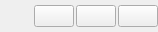
<?xml version="1.0" encoding="UTF-8"?>
<ui version="4.0">
 <class>MainWidgetTitle</class>
 <widget class="QWidget" name="MainWidgetTitle">
  <property name="geometry">
   <rect>
    <x>0</x>
    <y>0</y>
    <width>158</width>
    <height>32</height>
   </rect>
  </property>
  <property name="windowTitle">
   <string>Form</string>
  </property>
  <layout class="QGridLayout" name="gridLayout">
   <property name="leftMargin">
    <number>0</number>
   </property>
   <property name="topMargin">
    <number>0</number>
   </property>
   <property name="rightMargin">
    <number>0</number>
   </property>
   <property name="bottomMargin">
    <number>0</number>
   </property>
   <property name="spacing">
    <number>0</number>
   </property>
   <item row="0" column="0">
    <widget class="QWidget" name="widget" native="true">
     <property name="styleSheet">
      <string notr="true"/>
     </property>
     <layout class="QHBoxLayout" name="horizontalLayout">
      <property name="spacing">
       <number>2</number>
      </property>
      <property name="leftMargin">
       <number>14</number>
      </property>
      <property name="topMargin">
       <number>0</number>
      </property>
      <property name="rightMargin">
       <number>0</number>
      </property>
      <property name="bottomMargin">
       <number>0</number>
      </property>
      <item>
       <widget class="QLabel" name="label_icon">
        <property name="text">
         <string/>
        </property>
       </widget>
      </item>
      <item>
       <layout class="QVBoxLayout" name="verticalLayout" stretch="1,0">
        <property name="spacing">
         <number>0</number>
        </property>
        <item>
         <widget class="QLabel" name="label_titleNameChinese">
          <property name="text">
           <string/>
          </property>
          <property name="alignment">
           <set>Qt::AlignmentFlag::AlignLeading|Qt::AlignmentFlag::AlignLeft|Qt::AlignmentFlag::AlignVCenter</set>
          </property>
         </widget>
        </item>
        <item>
         <widget class="QLabel" name="label_titleNameEnglish">
          <property name="text">
           <string/>
          </property>
         </widget>
        </item>
       </layout>
      </item>
      <item>
       <spacer name="horizontalSpacer">
        <property name="orientation">
         <enum>Qt::Orientation::Horizontal</enum>
        </property>
        <property name="sizeHint" stdset="0">
         <size>
          <width>902</width>
          <height>20</height>
         </size>
        </property>
       </spacer>
      </item>
      <item>
       <widget class="QPushButton" name="pushButton_minimize">
        <property name="text">
         <string/>
        </property>
       </widget>
      </item>
      <item>
       <widget class="QPushButton" name="pushButton_zoom">
        <property name="text">
         <string/>
        </property>
       </widget>
      </item>
      <item>
       <widget class="QPushButton" name="pushButton_close">
        <property name="text">
         <string/>
        </property>
       </widget>
      </item>
     </layout>
    </widget>
   </item>
  </layout>
 </widget>
 <resources/>
 <connections/>
</ui>
